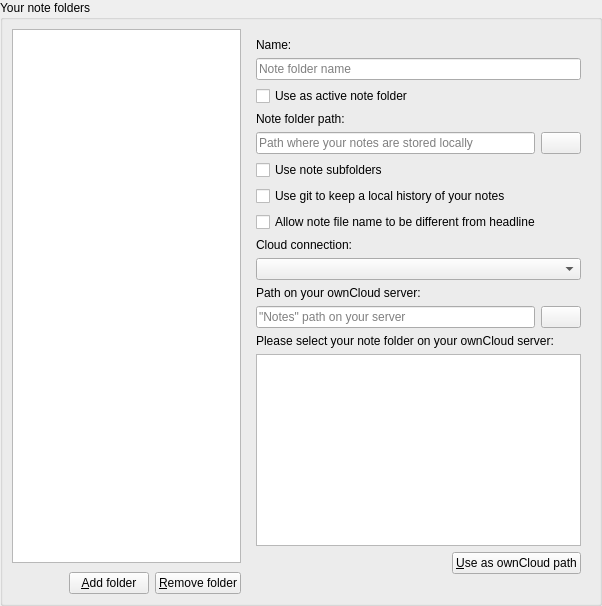
           <widget class="QWidget" name="noteFoldersPage">
            <layout class="QGridLayout" name="gridLayout_19">
             <property name="leftMargin">
              <number>0</number>
             </property>
             <property name="topMargin">
              <number>0</number>
             </property>
             <property name="rightMargin">
              <number>0</number>
             </property>
             <property name="bottomMargin">
              <number>0</number>
             </property>
             <item row="0" column="0">
              <widget class="QGroupBox" name="groupBox_13">
               <property name="title">
                <string>Your note folders</string>
               </property>
               <layout class="QGridLayout" name="gridLayout_21">
                <item row="0" column="0">
                 <widget class="QFrame" name="noteFolderSelectFrame">
                  <property name="sizePolicy">
                   <sizepolicy hsizetype="Preferred" vsizetype="Preferred">
                    <horstretch>2</horstretch>
                    <verstretch>0</verstretch>
                   </sizepolicy>
                  </property>
                  <property name="frameShape">
                   <enum>QFrame::Shape::NoFrame</enum>
                  </property>
                  <property name="frameShadow">
                   <enum>QFrame::Shadow::Raised</enum>
                  </property>
                  <layout class="QGridLayout" name="gridLayout_20">
                   <property name="leftMargin">
                    <number>0</number>
                   </property>
                   <property name="topMargin">
                    <number>0</number>
                   </property>
                   <property name="rightMargin">
                    <number>0</number>
                   </property>
                   <property name="bottomMargin">
                    <number>0</number>
                   </property>
                   <property name="spacing">
                    <number>9</number>
                   </property>
                   <item row="0" column="0">
                    <widget class="NoteFolderListWidget" name="noteFolderListWidget">
                     <property name="sizePolicy">
                      <sizepolicy hsizetype="Expanding" vsizetype="Expanding">
                       <horstretch>2</horstretch>
                       <verstretch>0</verstretch>
                      </sizepolicy>
                     </property>
                     <property name="dragEnabled">
                      <bool>true</bool>
                     </property>
                     <property name="dragDropMode">
                      <enum>QAbstractItemView::DragDropMode::InternalMove</enum>
                     </property>
                     <property name="defaultDropAction">
                      <enum>Qt::DropAction::TargetMoveAction</enum>
                     </property>
                    </widget>
                   </item>
                   <item row="1" column="0">
                    <widget class="QFrame" name="frame">
                     <property name="frameShape">
                      <enum>QFrame::Shape::NoFrame</enum>
                     </property>
                     <property name="frameShadow">
                      <enum>QFrame::Shadow::Plain</enum>
                     </property>
                     <layout class="QGridLayout" name="gridLayout_23">
                      <property name="leftMargin">
                       <number>0</number>
                      </property>
                      <property name="topMargin">
                       <number>0</number>
                      </property>
                      <property name="rightMargin">
                       <number>0</number>
                      </property>
                      <property name="bottomMargin">
                       <number>0</number>
                      </property>
                      <item row="0" column="1">
                       <widget class="QPushButton" name="noteFolderAddButton">
                        <property name="text">
                         <string>&amp;Add folder</string>
                        </property>
                        <property name="icon">
                         <iconset theme="folder-new" resource="../breeze-qownnotes.qrc">
                          <normaloff>:/icons/breeze-qownnotes/16x16/folder-new.svg</normaloff>:/icons/breeze-qownnotes/16x16/folder-new.svg</iconset>
                        </property>
                       </widget>
                      </item>
                      <item row="0" column="0">
                       <spacer name="horizontalSpacer">
                        <property name="orientation">
                         <enum>Qt::Orientation::Horizontal</enum>
                        </property>
                        <property name="sizeHint" stdset="0">
                         <size>
                          <width>40</width>
                          <height>20</height>
                         </size>
                        </property>
                       </spacer>
                      </item>
                      <item row="0" column="2">
                       <widget class="QPushButton" name="noteFolderRemoveButton">
                        <property name="text">
                         <string>&amp;Remove folder</string>
                        </property>
                        <property name="icon">
                         <iconset theme="edit-delete" resource="../breeze-qownnotes.qrc">
                          <normaloff>:/icons/breeze-qownnotes/16x16/edit-delete.svg</normaloff>:/icons/breeze-qownnotes/16x16/edit-delete.svg</iconset>
                        </property>
                       </widget>
                      </item>
                     </layout>
                    </widget>
                   </item>
                  </layout>
                 </widget>
                </item>
                <item row="0" column="3">
                 <widget class="QFrame" name="noteFolderEditFrame">
                  <property name="sizePolicy">
                   <sizepolicy hsizetype="Preferred" vsizetype="Preferred">
                    <horstretch>3</horstretch>
                    <verstretch>0</verstretch>
                   </sizepolicy>
                  </property>
                  <property name="frameShape">
                   <enum>QFrame::Shape::NoFrame</enum>
                  </property>
                  <property name="frameShadow">
                   <enum>QFrame::Shadow::Raised</enum>
                  </property>
                  <layout class="QGridLayout" name="gridLayout_22">
                   <item row="12" column="0" colspan="2">
                    <widget class="QFrame" name="noteFolderRemotePathTreeWidgetFrame">
                     <property name="frameShape">
                      <enum>QFrame::Shape::NoFrame</enum>
                     </property>
                     <property name="frameShadow">
                      <enum>QFrame::Shadow::Raised</enum>
                     </property>
                     <layout class="QGridLayout" name="gridLayout_25">
                      <property name="leftMargin">
                       <number>0</number>
                      </property>
                      <property name="topMargin">
                       <number>0</number>
                      </property>
                      <property name="rightMargin">
                       <number>0</number>
                      </property>
                      <property name="bottomMargin">
                       <number>0</number>
                      </property>
                      <item row="2" column="0">
                       <widget class="QFrame" name="frame_3">
                        <property name="frameShape">
                         <enum>QFrame::Shape::NoFrame</enum>
                        </property>
                        <layout class="QGridLayout" name="gridLayout_26">
                         <property name="leftMargin">
                          <number>0</number>
                         </property>
                         <property name="topMargin">
                          <number>0</number>
                         </property>
                         <property name="rightMargin">
                          <number>0</number>
                         </property>
                         <property name="bottomMargin">
                          <number>0</number>
                         </property>
                         <item row="0" column="1">
                          <widget class="QPushButton" name="useOwnCloudPathButton">
                           <property name="toolTip">
                            <string>Click here to use the selected folder from your server as note folder</string>
                           </property>
                           <property name="text">
                            <string>&amp;Use as ownCloud path</string>
                           </property>
                           <property name="icon">
                            <iconset theme="document-open" resource="../breeze-qownnotes.qrc">
                             <normaloff>:/icons/breeze-qownnotes/16x16/document-open.svg</normaloff>:/icons/breeze-qownnotes/16x16/document-open.svg</iconset>
                           </property>
                          </widget>
                         </item>
                         <item row="0" column="0">
                          <spacer name="horizontalSpacer_2">
                           <property name="orientation">
                            <enum>Qt::Orientation::Horizontal</enum>
                           </property>
                           <property name="sizeHint" stdset="0">
                            <size>
                             <width>40</width>
                             <height>20</height>
                            </size>
                           </property>
                          </spacer>
                         </item>
                        </layout>
                       </widget>
                      </item>
                      <item row="1" column="0">
                       <widget class="QTreeWidget" name="noteFolderRemotePathTreeWidget">
                        <attribute name="headerVisible">
                         <bool>false</bool>
                        </attribute>
                        <column>
                         <property name="text">
                          <string>path</string>
                         </property>
                        </column>
                       </widget>
                      </item>
                      <item row="0" column="0">
                       <widget class="QLabel" name="noteFolderRemotePathListLabel">
                        <property name="text">
                         <string>Please select your note folder on your ownCloud server:</string>
                        </property>
                       </widget>
                      </item>
                     </layout>
                    </widget>
                   </item>
                   <item row="8" column="0" colspan="2">
                    <widget class="QLabel" name="noteFolderCloudConnectionLabel">
                     <property name="text">
                      <string>Cloud connection:</string>
                     </property>
                    </widget>
                   </item>
                   <item row="9" column="0" colspan="2">
                    <widget class="QComboBox" name="noteFolderCloudConnectionComboBox"/>
                   </item>
                   <item row="10" column="0" colspan="2">
                    <widget class="QLabel" name="noteFolderRemotePathLabel">
                     <property name="text">
                      <string>Path on your ownCloud server:</string>
                     </property>
                    </widget>
                   </item>
                   <item row="13" column="0">
                    <widget class="QFrame" name="noteFolderVerticalSpacerFrame">
                     <property name="frameShape">
                      <enum>QFrame::Shape::NoFrame</enum>
                     </property>
                     <property name="frameShadow">
                      <enum>QFrame::Shadow::Raised</enum>
                     </property>
                     <layout class="QGridLayout" name="gridLayout_27">
                      <property name="leftMargin">
                       <number>0</number>
                      </property>
                      <property name="topMargin">
                       <number>0</number>
                      </property>
                      <property name="rightMargin">
                       <number>0</number>
                      </property>
                      <property name="bottomMargin">
                       <number>0</number>
                      </property>
                      <item row="0" column="0">
                       <spacer name="noteFolderVerticalSpacer">
                        <property name="orientation">
                         <enum>Qt::Vertical</enum>
                        </property>
                        <property name="sizeType">
                         <enum>QSizePolicy::Policy::Expanding</enum>
                        </property>
                        <property name="sizeHint" stdset="0">
                         <size>
                          <width>20</width>
                          <height>5</height>
                         </size>
                        </property>
                       </spacer>
                      </item>
                     </layout>
                    </widget>
                   </item>
                   <item row="3" column="0" colspan="2">
                    <widget class="QLabel" name="label_13">
                     <property name="text">
                      <string>Note folder path:</string>
                     </property>
                    </widget>
                   </item>
                   <item row="6" column="0" colspan="2">
                    <widget class="QCheckBox" name="noteFolderGitCommitCheckBox">
                     <property name="toolTip">
                      <string>You need to have git installed to make this work!</string>
                     </property>
                     <property name="text">
                      <string>Use git to keep a local history of your notes</string>
                     </property>
                    </widget>
                   </item>
                   <item row="2" column="0" colspan="2">
                    <widget class="QCheckBox" name="noteFolderActiveCheckBox">
                     <property name="text">
                      <string>Use as active note folder</string>
                     </property>
                    </widget>
                   </item>
                   <item row="5" column="0" colspan="2">
                    <widget class="QCheckBox" name="noteFolderShowSubfoldersCheckBox">
                     <property name="toolTip">
                      <string>Be aware that the ownCloud notes app doesn't support subfolders!</string>
                     </property>
                     <property name="text">
                      <string>Use note subfolders</string>
                     </property>
                    </widget>
                   </item>
                   <item row="11" column="1">
                    <widget class="QPushButton" name="noteFolderRemotePathButton">
                     <property name="toolTip">
                      <string>Click here to select your remote note path on your ownCloud server</string>
                     </property>
                     <property name="text">
                      <string/>
                     </property>
                     <property name="icon">
                      <iconset theme="document-open" resource="../breeze-qownnotes.qrc">
                       <normaloff>:/icons/breeze-qownnotes/16x16/document-open.svg</normaloff>:/icons/breeze-qownnotes/16x16/document-open.svg</iconset>
                     </property>
                    </widget>
                   </item>
                   <item row="4" column="0">
                    <widget class="QLineEdit" name="noteFolderLocalPathLineEdit">
                     <property name="readOnly">
                      <bool>true</bool>
                     </property>
                     <property name="placeholderText">
                      <string>Path where your notes are stored locally</string>
                     </property>
                    </widget>
                   </item>
                   <item row="1" column="0" colspan="2">
                    <widget class="QLineEdit" name="noteFolderNameLineEdit">
                     <property name="toolTip">
                      <string>This name will be viewed in all the menus.</string>
                     </property>
                     <property name="text">
                      <string/>
                     </property>
                     <property name="placeholderText">
                      <string>Note folder name</string>
                     </property>
                     <property name="clearButtonEnabled">
                      <bool>true</bool>
                     </property>
                    </widget>
                   </item>
                   <item row="0" column="0" colspan="2">
                    <widget class="QLabel" name="label_12">
                     <property name="text">
                      <string>Name:</string>
                     </property>
                    </widget>
                   </item>
                   <item row="4" column="1">
                    <widget class="QPushButton" name="noteFolderLocalPathButton">
                     <property name="toolTip">
                      <string>Click here to select your local note path</string>
                     </property>
                     <property name="text">
                      <string/>
                     </property>
                     <property name="icon">
                      <iconset theme="document-open" resource="../breeze-qownnotes.qrc">
                       <normaloff>:/icons/breeze-qownnotes/16x16/document-open.svg</normaloff>:/icons/breeze-qownnotes/16x16/document-open.svg</iconset>
                     </property>
                    </widget>
                   </item>
                   <item row="11" column="0">
                    <widget class="QLineEdit" name="noteFolderRemotePathLineEdit">
                     <property name="toolTip">
                      <string>Set the ownCloud path where the note folder path will be synced to on your ownCloud server.</string>
                     </property>
                     <property name="placeholderText">
                      <string extracomment="&quot;Notes&quot; should not be translated">&quot;Notes&quot; path on your server</string>
                     </property>
                     <property name="clearButtonEnabled">
                      <bool>true</bool>
                     </property>
                    </widget>
                   </item>
                   <item row="7" column="0" colspan="2">
                    <widget class="QCheckBox" name="allowDifferentNoteFileNameCheckBox">
                     <property name="toolTip">
                      <string>This also allows note files to be renamed</string>
                     </property>
                     <property name="text">
                      <string>Allow note file name to be different from headline</string>
                     </property>
                    </widget>
                   </item>
                  </layout>
                 </widget>
                </item>
               </layout>
              </widget>
             </item>
            </layout>
           </widget>
